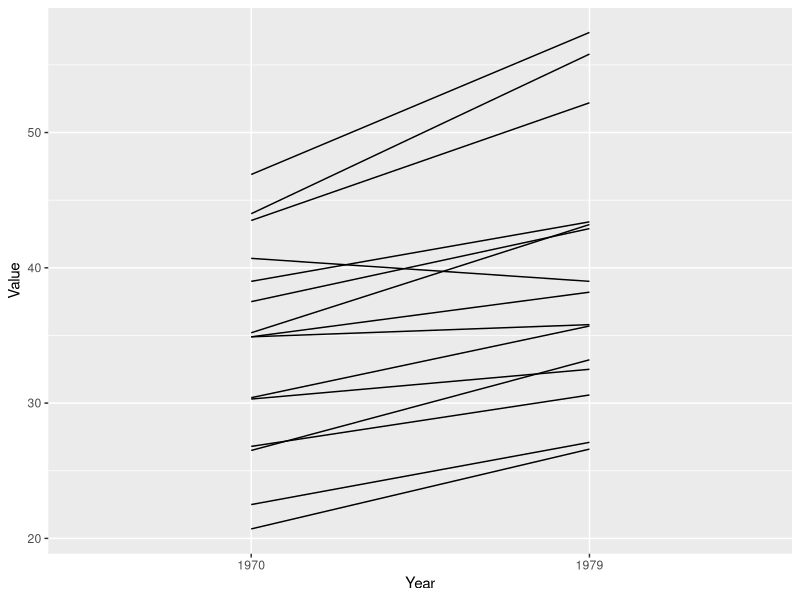
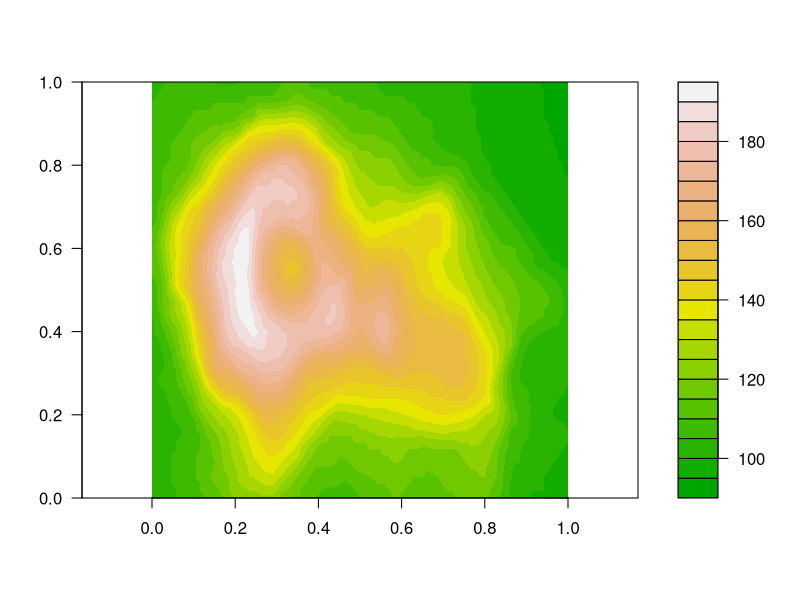
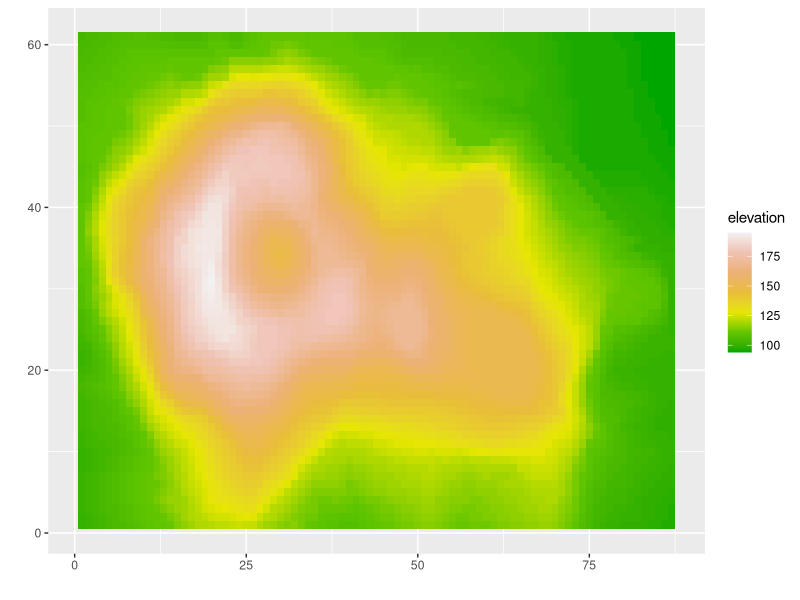

These charts were generated, in order, by the following R code:
## ---- chunk 1
knitr::opts_chunk$set(echo = TRUE)
## ---- chunk 2
library(tidyverse)
library(ggplot2)
## ---- chunk 3
tax <- tribble(
  ~ Country,     ~ `1970`, ~ `1979`,
  "Sweden",          46.9,     57.4,
  "Netherlands",     44.0,     55.8,
  "Norway",          43.5,     52.2,
  "Britain",         40.7,     39.0,
  "France",          39.0,     43.4,
  "Germany",         37.5,     42.9,
  "Belgium",         35.2,     43.2,
  "Canada",          34.9,     35.8,
  "Finland",         34.9,     38.2,
  "Italy",           30.4,     35.7,
  "United States",   30.3,     32.5,
  "Greece",          26.8,     30.6,
  "Switzerland",     26.5,     33.2,
  "Spain",           22.5,     27.1,
  "Japan",           20.7,     26.6
)
## ---- chunk 4
tax
## ---- chunk 5
taxes <- tax %>% pivot_longer(c(`1970`, `1979`), names_to = "Year", values_to = "Value")
## ---- chunk 6
ggplot(taxes) +
  geom_line(mapping = aes(x = Year, y = Value, group = Country))


## ---- chunk 7
filled.contour(volcano, color.palette = terrain.colors, asp = 1)
## ---- chunk 8
volcano_tbl <- as_tibble(volcano)

colnames(volcano_tbl) <- 1:ncol(volcano) 
volcano_tbl$row <- 1:nrow(volcano_tbl)

volcano_tbl
## ---- chunk 9
# https://r-graph-gallery.com/79-levelplot-with-ggplot2.html

volcano_tbl %>%
  pivot_longer(cols = 1:61, names_to = "axis", values_to = "elevation") %>%
  mutate(axis=as.numeric(gsub("V","",axis))) %>%

  ggplot(aes(row, axis, fill= elevation)) + 
    geom_tile() +
    scale_fill_gradientn(colours = terrain.colors(7)) +
    xlab(" ") + ylab(" ")
## ---- chunk 10
budget <- tribble(
  ~ Expenses,             ~ Jan, ~ Feb, ~ Mar, ~ Apr, ~ May, ~ Jun, ~ Jul, ~ Aug, ~ Sep, ~ Oct, ~ Nov, ~ Dec,
  "Domestic Actual",      84853, 84838, 88103, 85072, 88723, 90384, 89374, 95273, 94239, 92394, 96934, 105034,
  "Domestic Budget",      83000, 83830, 84668, 85515, 86370, 87234, 88106, 88987, 89877, 90776, 91684, 92600,
  "International Actual", 12538, 12438, 14934, 14033, 13945, 15938, 14086, 15934, 13945, 17338, 19384, 22394,
  "International Budget", 12000, 12600, 13860, 13200, 13860, 15246, 14520, 15246, 16771, 15972, 16771, 18448
)
